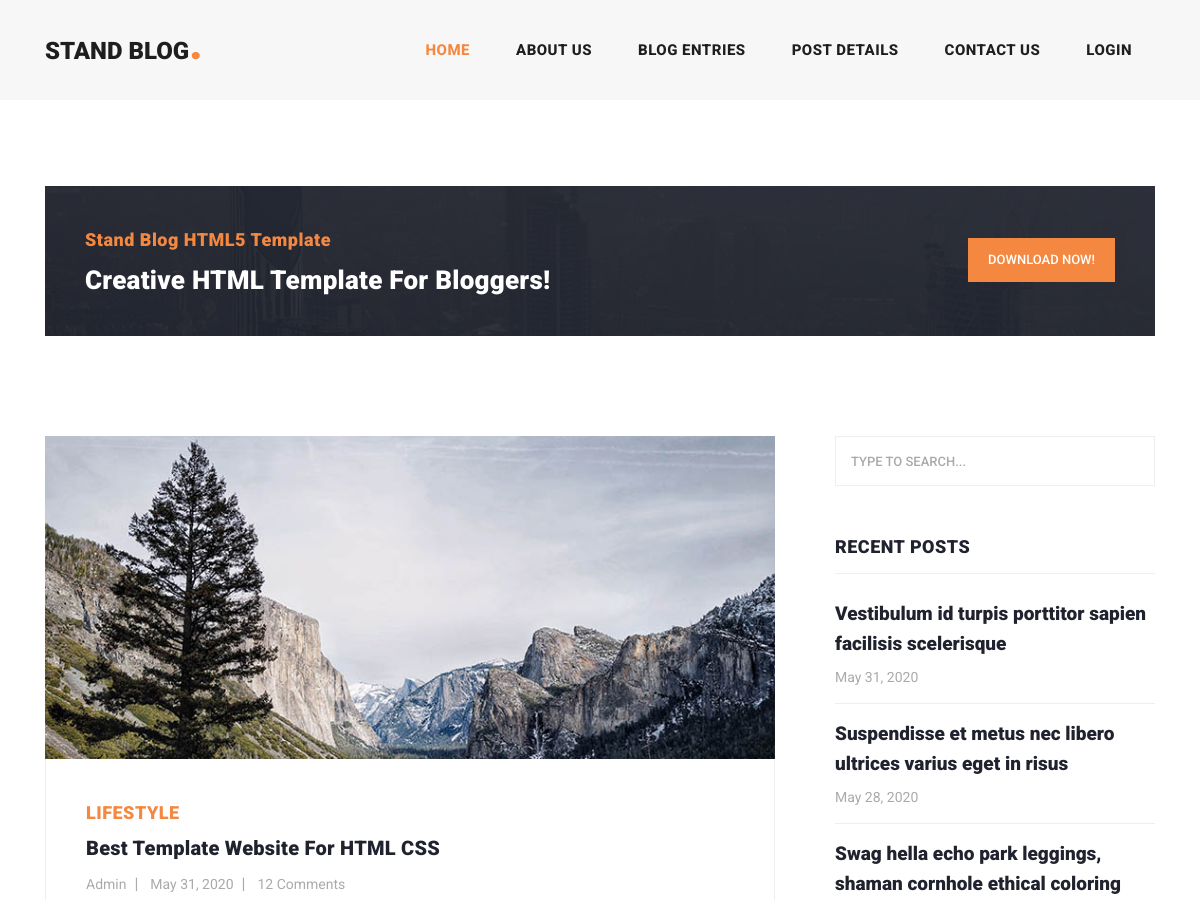
Before: / (upper part) with the older database file.
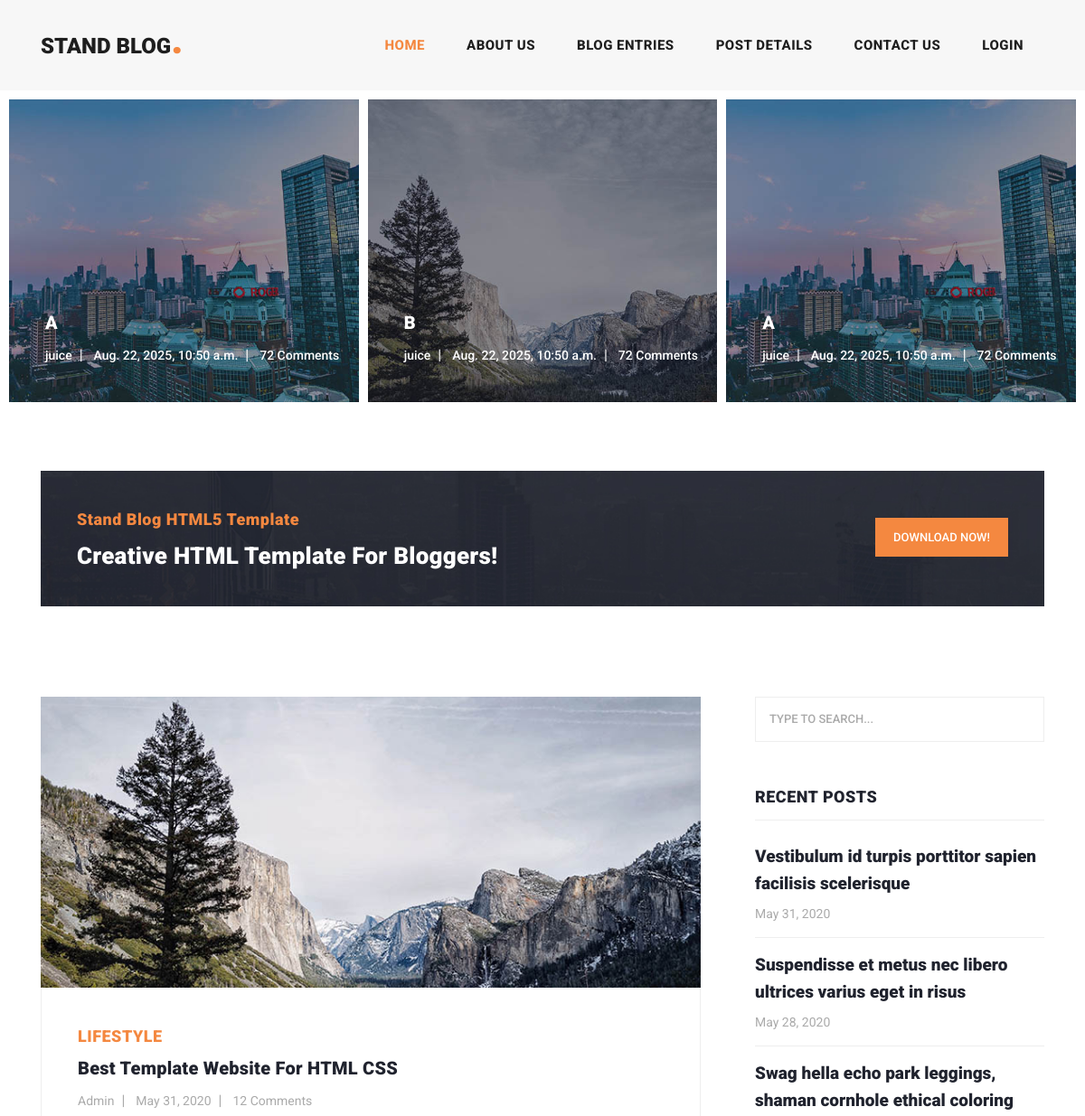
After: the same page with the newer database file.
### blog/models.py (models this page shows, shortened)
class Article(models.Model):
    CHOICES = (
        ('A', 'ais'),
        ('B', 'blue'),
    )
    Author = models.ForeignKey(User, on_delete=models.CASCADE)
    title = models.CharField(max_length=750, choices=CHOICES, default='A', unique_for_date='up_date')
    category = models.ManyToManyField(Category)
    body = models.TextField()
    image = models.ImageField(upload_to='Images/ArticlesImage')
    created = models.DateTimeField(auto_now_add=True)
    updated = models.DateTimeField(auto_now=True)
    up_date = models.DateField(timezone.now())
    status = models.BooleanField(default=False)
    objects = models.Manager()  # it must be here if you do custom manager
    custom_object = ArticleManager()

class Category(models.Model):
    title = models.CharField(max_length=100)
    description = models.CharField(max_length=250)
    created_at = models.DateTimeField(auto_now_add=True)

### home/views.py (the view)
# urls.py: path('', home, name='home_page')
def home(request):
    obj = Article.custom_object.all()
    return render(request, 'home/index.html', {'articles': obj})

### blog/models.py (called while the page is built)
    def get_queryset(self):
        return super(ArticleManager, self).get_queryset().filter(status=True)

### home/templates/home/index.html (shortened to what this page needs)
{% load static %}
<!DOCTYPE html>
<html lang="en">
<head>
    <link href="{% static 'vendor/bootstrap/css/bootstrap.min.css' %}" rel="stylesheet">
    <link rel="stylesheet" href="{% static 'css/fontawesome.css' %}">
    <link rel="stylesheet" href="{% static 'css/templatemo-stand-blog.css' %}">
    <link rel="stylesheet" href="{% static 'css/owl.css' %}">
</head>
<body>
<header class="">
    <nav class="navbar navbar-expand-lg">
        <div class="container">
            <a class="navbar-brand" href="index.html"><h2>Stand Blog<em>.</em></h2></a>
            <div class="collapse navbar-collapse" id="navbarResponsive">
                <ul class="navbar-nav ml-auto">
                    <li class="nav-item active">
                        <a class="nav-link" href="index.html">Home
                        </a>
                    </li>
                    <li class="nav-item">
                        <a class="nav-link" href="about.html">About Us</a>
                    </li>
                    <li class="nav-item">
                        <a class="nav-link" href="blog.html">Blog Entries</a>
                    </li>
                    <li class="nav-item">
                        <a class="nav-link" href="post-details.html">Post Details</a>
                    </li>
                    <li class="nav-item">
                        <a class="nav-link" href="contact.html">Contact Us</a>
                    </li>
                    <li class="nav-item">
                        {% if user.is_authenticated %}
                        <a class="nav-link" href={% url "login:logout" %}>Logout</a>
                    <li class="nav-item">
                        <a class="nav-link" href={% url "main:home_page" %}>
                        <button class="btn-danger">
                            {{ request.user.username }}</a>
                    </li>
                    {% else %}
                    <a class="nav-link" href={% url "login:login" %}>Login</a>
                    {% endif %}
                    </li>
                </ul>
            </div>
        </div>
    </nav>
</header>
<div class="main-banner header-text">
    <div class="container-fluid">
        <div class="owl-banner owl-carousel">
            {% for article in articles %}
            <div class="item">
                <img src="{{ article.image.url }}" alt="{{ article.title }}">
                <div class="item-content">
                    <div class="main-content">
                        <a href="post-details.html"><h4>{{ article.title }}</h4></a>
                        <ul class="post-info">
                            <li><a href="#">{{ article.category.first.title }}</a></li>
                            <li><a href="#">{{ article.updated }}</a></li>
                            <li><a href="#">72 Comments</a></li>
                        </ul>
                    </div>
                </div>
            </div>
            {% endfor %}
        </div>
    </div>
</div>
<section class="call-to-action">
    <div class="container">
        <div class="row">
            <div class="col-lg-12">
                <div class="main-content">
                    <div class="row">
                        <div class="col-lg-8">
                            <span>Stand Blog HTML5 Template</span>
                            <h4>Creative HTML Template For Bloggers!</h4>
                        </div>
                        <div class="col-lg-4">
                            <div class="main-button">
                                <a rel="nofollow" href="https://templatemo.com/tm-551-stand-blog" target="_parent">Download
                                    Now!</a>
                            </div>
                        </div>
                    </div>
                </div>
            </div>
        </div>
    </div>
</section>
<section class="blog-posts">
    <div class="container">
        <div class="row">
            <div class="col-lg-8">
                <div class="all-blog-posts">
                    <div class="row">
                        <div class="col-lg-12">
                            <div class="blog-post">
                                <div class="blog-thumb">
                                    <img src="{% static 'images/blog-post-01.jpg' %}" alt="">
                                </div>
                                <div class="down-content">
                                    <span>Lifestyle</span>
                                    <a href="post-details.html"><h4>Best Template Website for HTML CSS</h4></a>
                                    <ul class="post-info">
                                        <li><a href="#">Admin</a></li>
                                        <li><a href="#">May 31, 2020</a></li>
                                        <li><a href="#">12 Comments</a></li>
                                    </ul>
                                </div>
                            </div>
                        </div>
                    </div>
                </div>
            </div>
            <div class="col-lg-4">
                <div class="sidebar">
                    <div class="row">
                        <div class="col-lg-12">
                            <div class="sidebar-item search">
                                <form id="search_form" name="gs" method="GET" action="#">
                                    <input type="text" name="q" class="searchText" placeholder="type to search..."
                                           autocomplete="on">
                                </form>
                            </div>
                        </div>
                        <div class="col-lg-12">
                            <div class="sidebar-item recent-posts">
                                <div class="sidebar-heading">
                                    <h2>Recent Posts</h2>
                                </div>
                                <div class="content">
                                    <ul>
                                        <li><a href="post-details.html">
                                            <h5>Vestibulum id turpis porttitor sapien facilisis scelerisque</h5>
                                            <span>May 31, 2020</span>
                                        </a></li>
                                        <li><a href="post-details.html">
                                            <h5>Suspendisse et metus nec libero ultrices varius eget in risus</h5>
                                            <span>May 28, 2020</span>
                                        </a></li>
                                        <li><a href="post-details.html">
                                            <h5>Swag hella echo park leggings, shaman cornhole ethical coloring</h5>
                                        </a></li>
                                    </ul>
                                </div>
                            </div>
                        </div>
                    </div>
                </div>
            </div>
        </div>
    </div>
</section>
</body>
</html>

Changed rows visible on the page:
now on this page (row edited): Article: image (picture), title "A", category.first "juice", updated "Aug. 22, 2025, 10:50 a.m."
now on this page (row edited): Article: image (picture), title "B", category.first "juice", updated "Aug. 22, 2025, 10:50 a.m."
